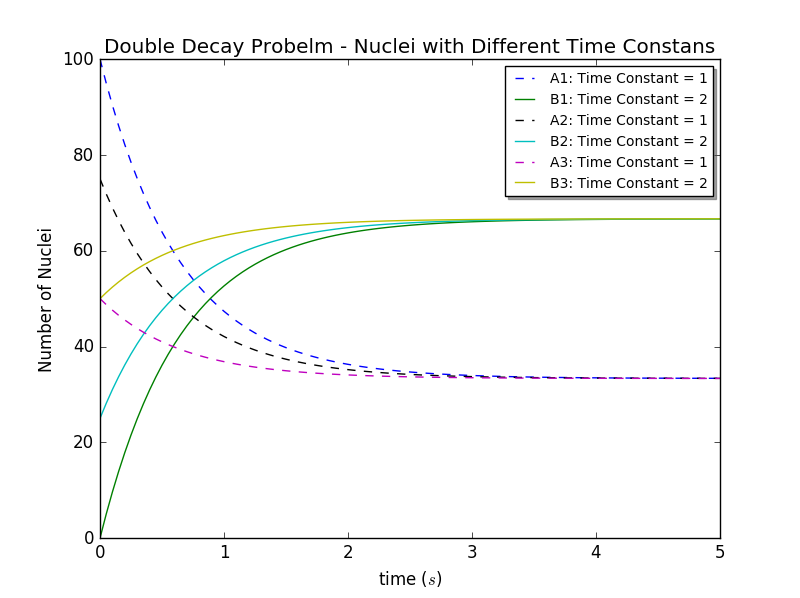

Python code for this plot:
# -*- coding: utf-8 -*-
"""
Created on Sun Oct  9 10:39:10 2016

@author: Administrator
"""

# -*- coding: utf-8 -*-
"""
Created on Fri Oct  7 09:35:43 2016

@author: Administrator
"""

import pylab as pl
class nuclei_decay:
    """
    Simulation of a decay problem with two types of nuclei
    Program to solve Chapter 1 Exercise *1.5. of 'Computational Physics' by Prof. Cai
    """
    def __init__(self, number_of_nuclei_A1 = 100, number_of_nuclei_B1 = 0,number_of_nuclei_A2 = 75, number_of_nuclei_B2 = 25,number_of_nuclei_A3 = 50, number_of_nuclei_B3 = 50, time_constantA = 1, time_constantB = 2, time_of_duration = 5, time_step = 0.05 ):
        self.n_A1 = [number_of_nuclei_A1]
        self.n_B1 = [number_of_nuclei_B1]
        self.n_A2 = [number_of_nuclei_A2]
        self.n_B2 = [number_of_nuclei_B2]
        self.n_A3 = [number_of_nuclei_A3]
        self.n_B3 = [number_of_nuclei_B3]
        self.t = [0]
        self.tauA = time_constantA
        self.tauB = time_constantB
        self.dt = time_step
        self.time = time_of_duration
        self.nsteps = int(time_of_duration // time_step + 1)
        print("Initial number of nuclei A 1->", number_of_nuclei_A1)
        print("Initial number of nuclei B 1->", number_of_nuclei_B1)
        print("Initial number of nuclei A 2->", number_of_nuclei_A2)
        print("Initial number of nuclei B 2->", number_of_nuclei_B2)
        print("Initial number of nuclei A 3->", number_of_nuclei_A3)
        print("Initial number of nuclei B 3->", number_of_nuclei_B3)
        print("Time constant of nuclei A ->", time_constantA)
        print("Time constant of nuclei B ->", time_constantB)        
        print("Time step ->", time_step)
        print("Total time ->", time_of_duration)

    def calculate(self):
        for i in range(self.nsteps):
            tmp_A1 = self.n_A1[i] + (self.n_B1[i] / self.tauB - self.n_A1[i] / self.tauA) * self.dt
            tmp_B1 = self.n_B1[i] + (self.n_A1[i] / self.tauA - self.n_B1[i] / self.tauB) * self.dt
            self.n_A1.append(tmp_A1)
            self.n_B1.append(tmp_B1)
            tmp_A2 = self.n_A2[i] + (self.n_B2[i] / self.tauB - self.n_A2[i] / self.tauA) * self.dt
            tmp_B2 = self.n_B2[i] + (self.n_A2[i] / self.tauA - self.n_B2[i] / self.tauB) * self.dt
            self.n_A2.append(tmp_A2)
            self.n_B2.append(tmp_B2)
            tmp_A3 = self.n_A3[i] + (self.n_B3[i] / self.tauB - self.n_A3[i] / self.tauA) * self.dt
            tmp_B3 = self.n_B3[i] + (self.n_A3[i] / self.tauA - self.n_B3[i] / self.tauB) * self.dt
            self.n_A3.append(tmp_A3)
            self.n_B3.append(tmp_B3)
            self.t.append(self.t[i] + self.dt)
           
    def show_results(self):
        pl.plot(self.t, self.n_A1, 'b--', label='A1: Time Constant = 1')
        pl.plot(self.t, self.n_B1, 'g', label='B1: Time Constant = 2')
        pl.plot(self.t, self.n_A2, 'k--', label='A2: Time Constant = 1')
        pl.plot(self.t, self.n_B2, 'c', label='B2: Time Constant = 2')
        pl.plot(self.t, self.n_A3, 'm--', label='A3: Time Constant = 1')
        pl.plot(self.t, self.n_B3, 'y', label='B3: Time Constant = 2')
        pl.title('Double Decay Probelm - Nuclei with Different Time Constans')
        pl.xlim(0.0, 5.0)
        pl.ylim(0.0, 100.0)
        pl.xlabel('time ($s$)')
        pl.ylabel('Number of Nuclei')
        pl.legend(loc='upper right', shadow=True, fontsize='small')
        
    def store_results(self):
        myfile = open('4(improved-14) data.txt', 'w')
        for i in range(len(self.t)):
            print(self.t[i], self.n_A1[i], self.n_B1[i], self.n_A2[i], self.n_B2[i],self.n_A3[i], self.n_B3[i], file = myfile)
        myfile.close()

#matplotlib inline
a = nuclei_decay()
a.calculate()
a.show_results()
a.store_results()
